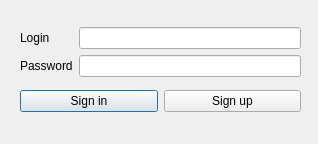
<?xml version="1.0" encoding="UTF-8"?>
<ui version="4.0">
 <class>registration</class>
 <widget class="QDialog" name="registration">
  <property name="geometry">
   <rect>
    <x>0</x>
    <y>0</y>
    <width>318</width>
    <height>144</height>
   </rect>
  </property>
  <property name="windowTitle">
   <string/>
  </property>
  <widget class="QWidget" name="layoutWidget">
   <property name="geometry">
    <rect>
     <x>20</x>
     <y>20</y>
     <width>281</width>
     <height>101</height>
    </rect>
   </property>
   <layout class="QGridLayout" name="gridLayout_2">
    <item row="1" column="0">
     <layout class="QHBoxLayout" name="horizontalLayout">
      <item>
       <widget class="QPushButton" name="pushButton">
        <property name="text">
         <string>Sign in</string>
        </property>
       </widget>
      </item>
      <item>
       <widget class="QPushButton" name="pushButton_2">
        <property name="text">
         <string>Sign up</string>
        </property>
       </widget>
      </item>
     </layout>
    </item>
    <item row="0" column="0">
     <layout class="QGridLayout" name="gridLayout">
      <item row="0" column="0">
       <widget class="QLabel" name="label">
        <property name="text">
         <string>Login</string>
        </property>
       </widget>
      </item>
      <item row="0" column="1">
       <widget class="QLineEdit" name="loginEdit"/>
      </item>
      <item row="1" column="0">
       <widget class="QLabel" name="label_2">
        <property name="text">
         <string>Password</string>
        </property>
       </widget>
      </item>
      <item row="1" column="1">
       <widget class="QLineEdit" name="passwordEdit"/>
      </item>
     </layout>
    </item>
   </layout>
  </widget>
 </widget>
 <resources/>
 <connections/>
</ui>
